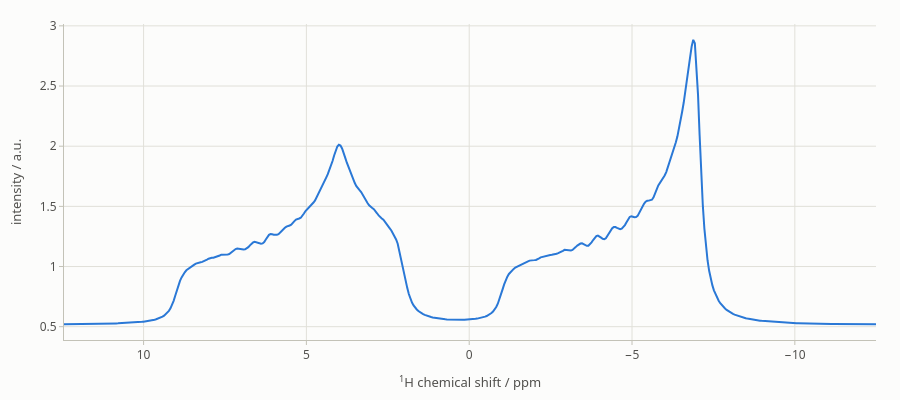

Notebook cell for this chart:
### Markdown cell above
The static CSA powder pattern of Spinach's
`examples/nmr_solids/static_powder_csa.m` (two protons with axially and
non-axially symmetric shielding tensors, 5 ppm apart), on a coarser grid
than the example's 6400 points so that the guide runs in seconds:

### Code cell
from spinpy.plotting import plot_1d

fid_csa = spinpy.powder(ss, spinpy.acquire, {**pars, "grid": "rep_2ang_1600pts_sph"}, "nmr")
fid_csa = fid_csa * np.exp(-6 * np.arange(pars["npoints"]) / pars["npoints"])
spectrum_csa = np.fft.fftshift(np.fft.fft(fid_csa, pars["zerofill"]))
plot_1d(ss, spectrum_csa.real, {**pars, "invert_axis": True})

### Figure 1 — Plotly figure (JSON) as saved in the notebook; plotly's stock layout.template omitted (floating-point values rounded to 4 significant figures; data arrays with more than 128 entries replaced by an {"elided": "..."} marker saying what was removed)
{"data": [{"hovertemplate": "%{y:.4g}<extra></extra>", "line": {"color": "#2a78d6", "width": 2}, "mode": "lines", "name": "", "y": {"elided": "512 float values"}, "type": "scatter", "x": {"elided": "512 float values"}}], "layout": {"font": {"family": "system-ui, -apple-system, \"Segoe UI\", Roboto, sans-serif", "color": "#0b0b0b", "size": 13}, "margin": {"l": 64, "r": 24, "t": 24, "b": 56}, "xaxis": {"tickfont": {"color": "#52514e", "size": 12}, "title": {"font": {"color": "#52514e", "size": 13}, "text": "<sup>1</sup>H chemical shift / ppm"}, "showgrid": true, "gridcolor": "#e1e0d9", "gridwidth": 1, "zeroline": false, "showline": true, "linecolor": "#c3c2b7", "linewidth": 1, "mirror": false, "ticks": "outside", "tickcolor": "#c3c2b7", "ticklen": 4, "showspikes": true, "spikemode": "across", "spikesnap": "cursor", "spikethickness": 1, "spikedash": "solid", "spikecolor": "#898781", "range": [12.44, -12.49], "hoverformat": ".4f"}, "yaxis": {"tickfont": {"color": "#52514e", "size": 12}, "title": {"font": {"color": "#52514e", "size": 13}, "text": "intensity / a.u."}, "showgrid": true, "gridcolor": "#e1e0d9", "gridwidth": 1, "zeroline": false, "showline": true, "linecolor": "#c3c2b7", "linewidth": 1, "mirror": false, "ticks": "outside", "tickcolor": "#c3c2b7", "ticklen": 4, "showspikes": false, "spikemode": "across", "spikesnap": "cursor", "spikethickness": 1, "spikedash": "solid", "spikecolor": "#898781", "exponentformat": "power"}, "legend": {"font": {"color": "#52514e"}, "orientation": "h", "x": 0, "xanchor": "left", "y": 1.02, "yanchor": "bottom", "bgcolor": "rgba(0,0,0,0)"}, "hoverlabel": {"font": {"color": "#0b0b0b", "family": "system-ui, -apple-system, \"Segoe UI\", Roboto, sans-serif"}, "bgcolor": "#fcfcfb", "bordercolor": "rgba(11,11,11,0.10)"}, "modebar": {"bgcolor": "rgba(0,0,0,0)", "color": "#898781", "activecolor": "#52514e", "remove": ["lasso2d", "select2d"]}, "height": 400, "paper_bgcolor": "#fcfcfb", "plot_bgcolor": "#fcfcfb", "title": {}, "dragmode": "zoom", "hovermode": "x unified", "showlegend": false}}
